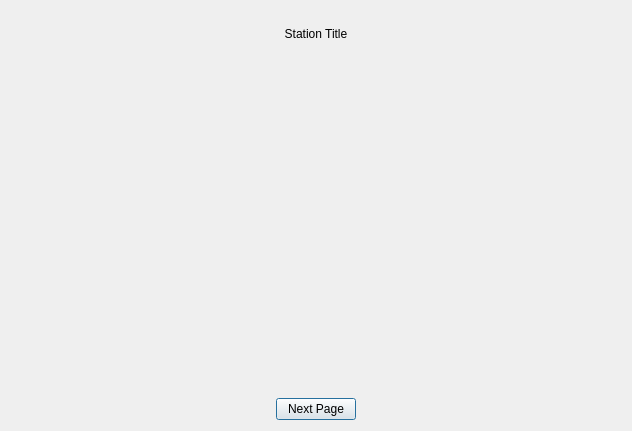
<?xml version="1.0" encoding="UTF-8"?>
<ui version="4.0">
 <class>UiStation</class>
 <widget class="QDialog" name="UiStation">
  <property name="geometry">
   <rect>
    <x>0</x>
    <y>0</y>
    <width>632</width>
    <height>431</height>
   </rect>
  </property>
  <property name="windowTitle">
   <string>Dialog</string>
  </property>
  <layout class="QHBoxLayout" name="horizontalLayout">
   <item>
    <layout class="QVBoxLayout" name="verticalLayout">
     <item>
      <widget class="QLabel" name="TitleLabel">
       <property name="minimumSize">
        <size>
         <width>0</width>
         <height>45</height>
        </size>
       </property>
       <property name="text">
        <string>Station Title</string>
       </property>
       <property name="alignment">
        <set>Qt::AlignCenter</set>
       </property>
      </widget>
     </item>
     <item>
      <widget class="QStackedWidget" name="StackedView">
       <property name="minimumSize">
        <size>
         <width>300</width>
         <height>200</height>
        </size>
       </property>
      </widget>
     </item>
     <item alignment="Qt::AlignHCenter">
      <widget class="QPushButton" name="ButtonNextPage">
       <property name="text">
        <string>Next Page</string>
       </property>
      </widget>
     </item>
    </layout>
   </item>
  </layout>
 </widget>
 <resources/>
 <connections/>
</ui>
